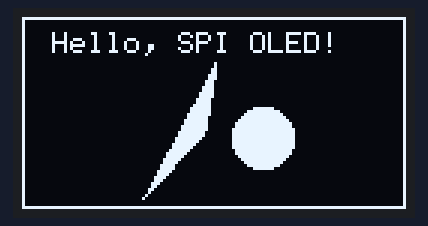
Bench run of a sketch on a simulated Arduino Uno, built with avr-gcc and run on an emulated ATmega328P. On the bench: 128×64 one-colour display.

Above: at 0.1 s.
At 0.6 s:
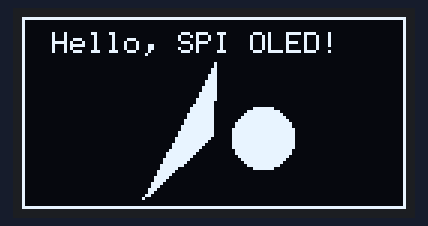
At 1.3 s:
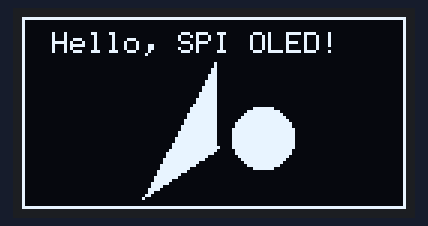
At 2.7 s:
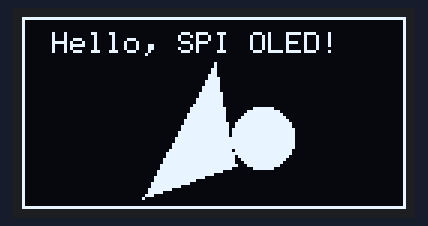
At 4.0 s:
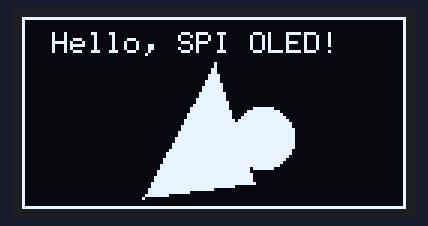
At 5.4 s:
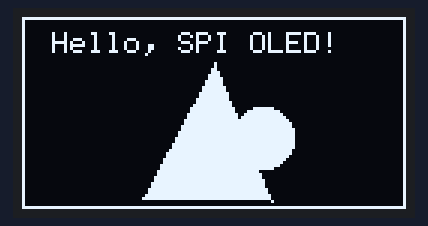

The sketch:

OLED_BOILER_PLATE.ino
```cpp
#include <SPI.h>
#include <Adafruit_GFX.h>
#include <Adafruit_SSD1306.h>

// Define display width and height (128x64 OLED)
#define SCREEN_WIDTH 128
#define SCREEN_HEIGHT 64

// Pin definitions for SPI
      /*#define sclk 11
        #define mosi 13
        #define cs   10
        #define rst  9
        #define dc   8*/
#define OLED_RESET    9   // Reset pin
#define OLED_DC       8   // Data/Command pin
#define OLED_CS       10  // Chip Select pin

// Create display object for SPI
Adafruit_SSD1306 display(SCREEN_WIDTH, SCREEN_HEIGHT, &SPI, OLED_DC, OLED_RESET, OLED_CS);


void setup() {

  Serial.begin(9600);

  // Initialize OLED display with SPI
  if(!display.begin(SSD1306_SWITCHCAPVCC)) { // Internal charge pumpl
    Serial.println(F("SSD1306 allocation failed"));

    for(;;); // Loop forever if allocation fails
  }

  // Clear the display buffer
  display.clearDisplay();

  display.setTextSize(1.2);           // Text size (1 is normal)

  display.setTextColor(SSD1306_WHITE); // Set color to white

  display.setCursor(10, 5);          // Set starting position

  display.println(F("Hello, SPI OLED!"));
  // Display text on the OLED

		display.drawRect(0,0 , 128, 64, WHITE);
				//display rectangle

		display.fillCircle(80, 40, 10, WHITE);
	   //display filled circle

				int x1 = 64, y1 = 15, x2 = 40, y2= 60, x3 = 60, y3 = 38;

				for(int i = 0; i <24; i++){
		display.fillTriangle(x1, y1, x2, y2, x3+i, y3+i, WHITE);
								display.display();
								delay(200);
								}
							//Draws a filled triangle.

		 display.display();
}

void loop() {
  // Additional code or animations can go here
}
```
